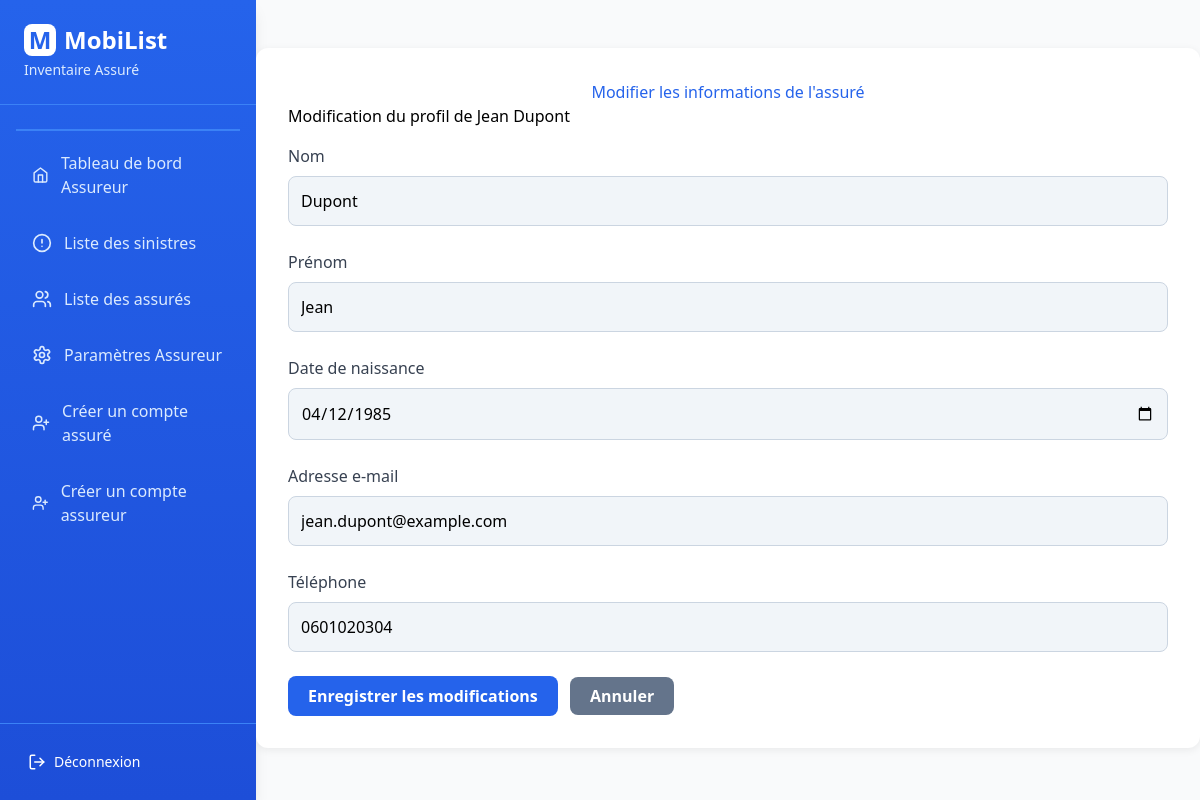
The page /modifier_assure/1 (signed in) on the database its author committed.
### monApp/database/assure.py (models this page shows, shortened)
class Assure(db.Model, UserMixin):
    __tablename__ = 'assure'
    id_assure = db.Column(db.Integer, primary_key=True)
    nom = db.Column(db.String(100))
    prenom = db.Column(db.String(100))
    date_naissance = db.Column(db.String(100))
    email = db.Column(db.String(100), db.ForeignKey('user.Login'), unique=True)
    mdp_assure = db.Column(db.String(255), nullable=False)
    telephone = db.Column(db.String(20))
    id_assureur = db.Column(db.Integer, db.ForeignKey('assureur.id_assureur'), nullable=False)
    logements = db.relationship('Logement', secondary=possede, backref=db.backref('assures', lazy='subquery'), lazy='subquery')

### monApp/views.py (the view, shortened to what this page needs)
@app.route('/modifier_assure/<int:id>', methods=['GET', 'POST'])
@login_required
def modifier_infos_compte(id):
    if not current_user.is_assureur:
        flash("Accès non autorisé.", "danger")
        return redirect(url_for('login'))
    assure = Assure.query.get_or_404(id)
    if assure.date_naissance and isinstance(assure.date_naissance, str):
        try:
            assure.date_naissance = datetime.datetime.strptime(assure.date_naissance, '%Y-%m-%d').date()
        except ValueError:
            pass
    if assure.id_assureur != current_user.assureur_profile.id_assureur:
        flash("Vous n'avez pas les droits pour modifier cet assuré.", "danger")
        return redirect(url_for('liste_assures'))
    form = ModifierAssureForm(obj=assure)
    return render_template('assureur/modifier_infos_compte.html', form=form, assure=assure)

### monApp/forms.py (shortened to what this page needs)
class ModifierAssureForm(FlaskForm):
    nom = StringField('Nom', validators=[DataRequired(message="Le nom est requis.")])
    prenom = StringField('Prénom', validators=[DataRequired(message="Le prénom est requis.")])
    date_naissance = DateField(
        'Date de naissance',
        format='%Y-%m-%d',
        validators=[Optional()]
    )
    telephone = StringField(
        'Téléphone',
        validators=[
            DataRequired(message="Le téléphone est requis."),
            Regexp(r'^\d{10}$', message="Le numéro doit contenir exactement 10 chiffres.")
        ]
    )
    email = StringField('Adresse e-mail', validators=[DataRequired(), Email()])
    submit = SubmitField('Enregistrer les modifications')

### monApp/database/user.py (called while the page is built)
    @property
    def is_assureur(self):
        return self.assureur_profile is not None

### monApp/views.py (called while the page is built)
@login_manager.user_loader
def load_user(user_id):
    return User.query.get(user_id)

### monApp/templates/assureur/modifier_infos_compte.html (shortened to what this page needs)
{% extends "base.html" %}
{% block head %}
    <link rel="stylesheet" href="{{ url_for('static', filename='css/modifier.css') }}">
{% endblock %}
{% block content %}
<div class="container">
    <h1>Modifier les informations de l'assuré</h1>
    <p class="text-muted">Modification du profil de {{ assure.prenom }} {{ assure.nom }}</p>
    <form method="POST" class="mt-4">
        <div class="form-group {% if form.nom.errors %}has-error{% endif %}">
            {{ form.nom.label(class="form-label") }}
            {{ form.nom(class="form-control") }}
        </div>
        <div class="form-group {% if form.prenom.errors %}has-error{% endif %}">
            {{ form.prenom.label(class="form-label") }}
            {{ form.prenom(class="form-control") }}
        </div>
        <div class="form-group {% if form.date_naissance.errors %}has-error{% endif %}">
            {{ form.date_naissance.label(class="form-label") }}
            {{ form.date_naissance(class="form-control", type="date") }}
        </div>
        <div class="form-group {% if form.email.errors %}has-error{% endif %}">
            {{ form.email.label(class="form-label") }}
            {{ form.email(class="form-control") }}
        </div>
        <div class="form-group {% if form.telephone.errors %}has-error{% endif %}">
            {{ form.telephone.label(class="form-label") }}
            {{ form.telephone(class="form-control") }}
        </div>
        <div class="mt-4">
            {{ form.submit(class="btn btn-primary") }}
            <a href="{{ url_for('detail_assure', id=assure.id_assure) }}" class="btn btn-secondary">Annuler</a>
        </div>
    </form>
</div>
{% endblock %}

### monApp/static/css/modifier.css (style rules this page uses)
body { background: #f7fafc; font-family: 'Segoe UI', 'Roboto', 'Helvetica', 'Arial', sans-serif; }
.container { max-width: 500px; margin: 3rem auto; background: #fff; border-radius: 0.75rem; box-shadow: 0 2px 8px rgba(0,0,0,0.07); padding: 2rem; }
h1 { font-size: 1.7rem; font-weight: 700; color: #2563eb; margin-bottom: 2rem; text-align: center; }
.form-group { margin-bottom: 1.5rem; }
.form-label { font-weight: 500; color: #374151; display: block; margin-bottom: 0.5rem; }
.form-control { width: 100%; border-radius: 0.5rem; border: 1px solid #cbd5e1; padding: 0.75rem; font-size: 1rem; background: #f1f5f9; transition: border-color 0.2s; }
.btn-primary { background-color: #2563eb; border: none; color: #fff; padding: 0.5rem 1.25rem; border-radius: 0.5rem; font-weight: 600; transition: background 0.2s; margin-right: 0.5rem; }
.btn-secondary { background-color: #64748b; border: none; color: #fff; padding: 0.5rem 1.25rem; border-radius: 0.5rem; font-weight: 600; transition: background 0.2s; }

### rows shown on the page
Assure: prenom "Jean", nom "Dupont", date_naissance "04/12/1985", email "jean.dupont@example.com", telephone "0601020304"
